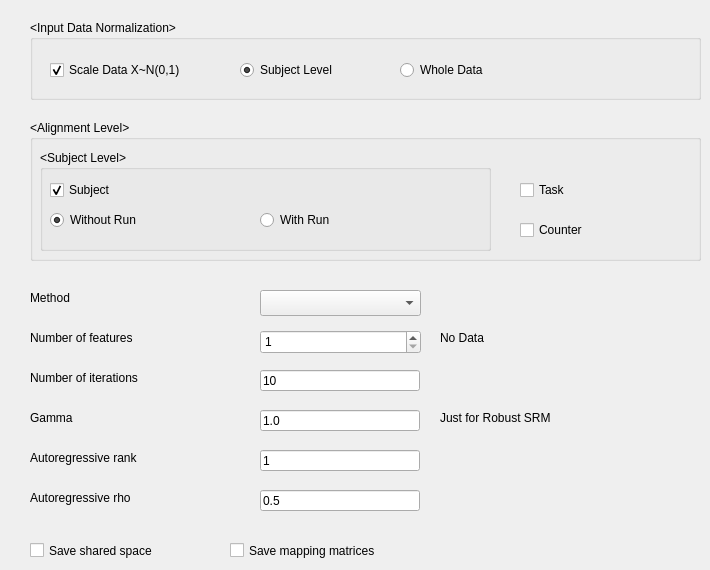
   <widget class="QWidget" name="tab_2">
    <attribute name="title">
     <string>Parameters</string>
    </attribute>
    <widget class="QGroupBox" name="groupBox">
     <property name="geometry">
      <rect>
       <x>30</x>
       <y>20</y>
       <width>671</width>
       <height>80</height>
      </rect>
     </property>
     <property name="title">
      <string>&lt;Input Data Normalization&gt;</string>
     </property>
     <widget class="QCheckBox" name="cbScale">
      <property name="geometry">
       <rect>
        <x>20</x>
        <y>40</y>
        <width>191</width>
        <height>20</height>
       </rect>
      </property>
      <property name="text">
       <string>Scale Data X~N(0,1)</string>
      </property>
      <property name="checked">
       <bool>true</bool>
      </property>
     </widget>
     <widget class="QRadioButton" name="rbScale">
      <property name="geometry">
       <rect>
        <x>210</x>
        <y>40</y>
        <width>161</width>
        <height>20</height>
       </rect>
      </property>
      <property name="text">
       <string>Subject Level</string>
      </property>
      <property name="checked">
       <bool>true</bool>
      </property>
     </widget>
     <widget class="QRadioButton" name="radioButton">
      <property name="geometry">
       <rect>
        <x>370</x>
        <y>40</y>
        <width>131</width>
        <height>20</height>
       </rect>
      </property>
      <property name="text">
       <string>Whole Data</string>
      </property>
     </widget>
    </widget>
    <widget class="QGroupBox" name="groupBox_2">
     <property name="geometry">
      <rect>
       <x>30</x>
       <y>120</y>
       <width>671</width>
       <height>141</height>
      </rect>
     </property>
     <property name="title">
      <string>&lt;Alignment Level&gt;</string>
     </property>
     <widget class="QCheckBox" name="cbFTask">
      <property name="geometry">
       <rect>
        <x>490</x>
        <y>60</y>
        <width>161</width>
        <height>20</height>
       </rect>
      </property>
      <property name="text">
       <string>Task</string>
      </property>
     </widget>
     <widget class="QCheckBox" name="cbFCounter">
      <property name="geometry">
       <rect>
        <x>490</x>
        <y>100</y>
        <width>161</width>
        <height>20</height>
       </rect>
      </property>
      <property name="text">
       <string>Counter</string>
      </property>
     </widget>
     <widget class="QGroupBox" name="groupBox_3">
      <property name="geometry">
       <rect>
        <x>10</x>
        <y>30</y>
        <width>451</width>
        <height>101</height>
       </rect>
      </property>
      <property name="title">
       <string>&lt;Subject Level&gt;</string>
      </property>
      <widget class="QCheckBox" name="cbFSubject">
       <property name="geometry">
        <rect>
         <x>10</x>
         <y>30</y>
         <width>130</width>
         <height>20</height>
        </rect>
       </property>
       <property name="text">
        <string>Subject</string>
       </property>
       <property name="checked">
        <bool>true</bool>
       </property>
      </widget>
      <widget class="QRadioButton" name="radioButton_2">
       <property name="geometry">
        <rect>
         <x>10</x>
         <y>60</y>
         <width>201</width>
         <height>20</height>
        </rect>
       </property>
       <property name="text">
        <string>Without Run</string>
       </property>
       <property name="checked">
        <bool>true</bool>
       </property>
      </widget>
      <widget class="QRadioButton" name="rbFRun">
       <property name="geometry">
        <rect>
         <x>220</x>
         <y>60</y>
         <width>221</width>
         <height>20</height>
        </rect>
       </property>
       <property name="text">
        <string>With Run</string>
       </property>
      </widget>
     </widget>
    </widget>
    <widget class="QLabel" name="label_11">
     <property name="geometry">
      <rect>
       <x>30</x>
       <y>370</y>
       <width>221</width>
       <height>16</height>
      </rect>
     </property>
     <property name="text">
      <string>Number of iterations</string>
     </property>
    </widget>
    <widget class="QLineEdit" name="txtIter">
     <property name="geometry">
      <rect>
       <x>260</x>
       <y>370</y>
       <width>160</width>
       <height>21</height>
      </rect>
     </property>
     <property name="text">
      <string>10</string>
     </property>
    </widget>
    <widget class="QLabel" name="lblFeaNum">
     <property name="geometry">
      <rect>
       <x>440</x>
       <y>330</y>
       <width>191</width>
       <height>16</height>
      </rect>
     </property>
     <property name="text">
      <string>No Data</string>
     </property>
    </widget>
    <widget class="QLabel" name="label_4">
     <property name="geometry">
      <rect>
       <x>30</x>
       <y>330</y>
       <width>221</width>
       <height>16</height>
      </rect>
     </property>
     <property name="text">
      <string>Number of features</string>
     </property>
    </widget>
    <widget class="QSpinBox" name="txtNumFea">
     <property name="geometry">
      <rect>
       <x>260</x>
       <y>330</y>
       <width>161</width>
       <height>24</height>
      </rect>
     </property>
     <property name="minimum">
      <number>1</number>
     </property>
    </widget>
    <widget class="QLabel" name="lblFeaNum_3">
     <property name="geometry">
      <rect>
       <x>440</x>
       <y>410</y>
       <width>241</width>
       <height>16</height>
      </rect>
     </property>
     <property name="text">
      <string>Just for Robust SRM</string>
     </property>
    </widget>
    <widget class="QLabel" name="label_14">
     <property name="geometry">
      <rect>
       <x>30</x>
       <y>410</y>
       <width>221</width>
       <height>16</height>
      </rect>
     </property>
     <property name="text">
      <string>Gamma </string>
     </property>
    </widget>
    <widget class="QComboBox" name="cbMethod">
     <property name="geometry">
      <rect>
       <x>260</x>
       <y>290</y>
       <width>161</width>
       <height>26</height>
      </rect>
     </property>
    </widget>
    <widget class="QLabel" name="label_21">
     <property name="geometry">
      <rect>
       <x>30</x>
       <y>290</y>
       <width>231</width>
       <height>16</height>
      </rect>
     </property>
     <property name="text">
      <string>Method</string>
     </property>
    </widget>
    <widget class="QLineEdit" name="txtGamma">
     <property name="geometry">
      <rect>
       <x>260</x>
       <y>410</y>
       <width>160</width>
       <height>21</height>
      </rect>
     </property>
     <property name="text">
      <string>1.0</string>
     </property>
    </widget>
    <widget class="QCheckBox" name="cbSaveShare">
     <property name="geometry">
      <rect>
       <x>30</x>
       <y>540</y>
       <width>181</width>
       <height>21</height>
      </rect>
     </property>
     <property name="text">
      <string>Save shared space</string>
     </property>
    </widget>
    <widget class="QCheckBox" name="cbSaveMap">
     <property name="geometry">
      <rect>
       <x>230</x>
       <y>540</y>
       <width>211</width>
       <height>21</height>
      </rect>
     </property>
     <property name="text">
      <string>Save mapping matrices</string>
     </property>
    </widget>
    <widget class="QLineEdit" name="txtRho">
     <property name="geometry">
      <rect>
       <x>260</x>
       <y>490</y>
       <width>160</width>
       <height>21</height>
      </rect>
     </property>
     <property name="text">
      <string>0.5</string>
     </property>
    </widget>
    <widget class="QLabel" name="label_13">
     <property name="geometry">
      <rect>
       <x>30</x>
       <y>450</y>
       <width>221</width>
       <height>16</height>
      </rect>
     </property>
     <property name="text">
      <string>Autoregressive rank</string>
     </property>
    </widget>
    <widget class="QLabel" name="label_15">
     <property name="geometry">
      <rect>
       <x>30</x>
       <y>490</y>
       <width>221</width>
       <height>16</height>
      </rect>
     </property>
     <property name="text">
      <string>Autoregressive rho</string>
     </property>
    </widget>
    <widget class="QLineEdit" name="txtRank">
     <property name="geometry">
      <rect>
       <x>260</x>
       <y>450</y>
       <width>160</width>
       <height>21</height>
      </rect>
     </property>
     <property name="text">
      <string>1</string>
     </property>
    </widget>
   </widget>
